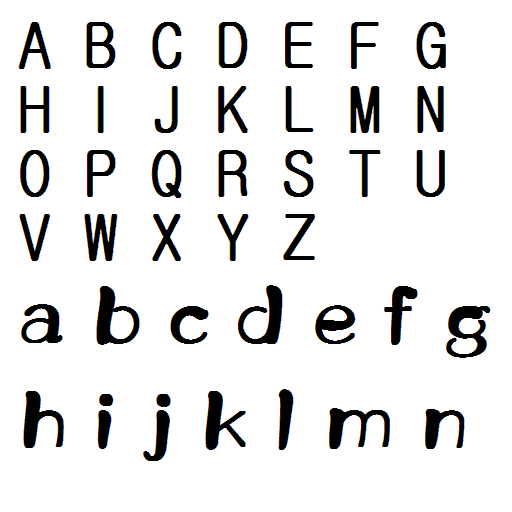
#> input picture img/book/alphabet.bmp, 512 x 512 px, given in place of manchu01.jpg, which was not available
$ python 0612-template-matching-hw.py
#> lines starting #> are read from the running program, lines starting #| are printed output that depends on the picture; long printed decimals are rounded; pictures that were not available may be replaced by others from this repository, and a replacement may not be noted
# 0612.py
import cv2
import numpy as np

src = cv2.imread('manchu01.jpg', cv2.IMREAD_GRAYSCALE)
#> src: shape (512, 512); min 0, max 255, mean 228.8
tmp_K = cv2.imread('manchu01K.jpg', cv2.IMREAD_GRAYSCALE)
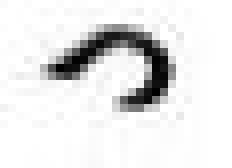
#> input picture course-book/homework/week6/manchu01K.jpg, 29 x 21 px (shown 8 times larger)
#> tmp_K is the input picture: shape (21, 29); min 0, max 255, mean 229.8
tmp_L = cv2.imread('manchu01L.jpg', cv2.IMREAD_GRAYSCALE)
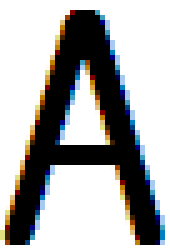
#> input picture img/book/A.bmp, 34 x 50 px, given in place of manchu01L.jpg, which was not available (shown 5 times larger)
#> tmp_L: shape (50, 34); min 0, max 255, mean 169.6
tmp_E = cv2.imread('manchu01E.jpg', cv2.IMREAD_GRAYSCALE)
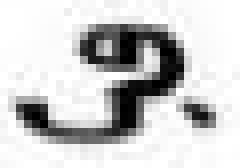
#> input picture course-book/homework/week6/manchu01E.jpg, 30 x 21 px (shown 8 times larger)
#> tmp_E is the input picture: shape (21, 30); min 0, max 255, mean 204.2

# [4 lines of commented-out code are left out]
dst = cv2.cvtColor(src, cv2.COLOR_GRAY2BGR) # Image output

#1
R1 = cv2.matchTemplate(src, tmp_K, cv2.TM_SQDIFF_NORMED)
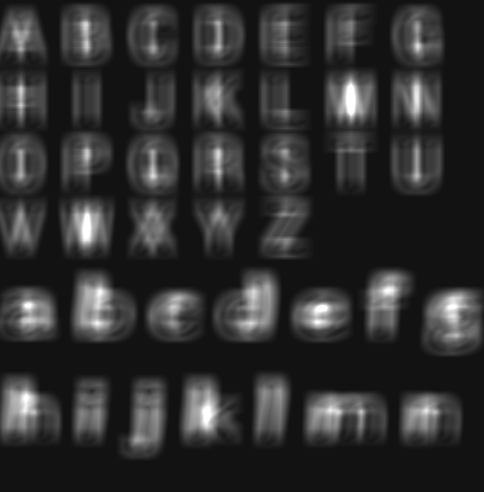
#> R1: shape (492, 484) float32; min 0.0712, max 1, mean 0.187
minVal, _, minLoc, _ = cv2.minMaxLoc(R1)
#> minVal = 0.0712; minLoc = (46, 5)
print('TM_SQDIFF_NORMED: ', minVal, minLoc)
#| TM_SQDIFF_NORMED:  0.07116 (46, 5)

w, h = tmp_K.shape[:2]
#> w = 21; h = 29
cv2.rectangle(dst, minLoc, (minLoc[0] + h, minLoc[1] + w), (255, 0, 0), 2)
#> dst: shape (512, 512, 3); mean B, G, R 228.8, 228.5, 228.5

#2
R2 = cv2.matchTemplate(src, tmp_L, cv2.TM_CCORR_NORMED)
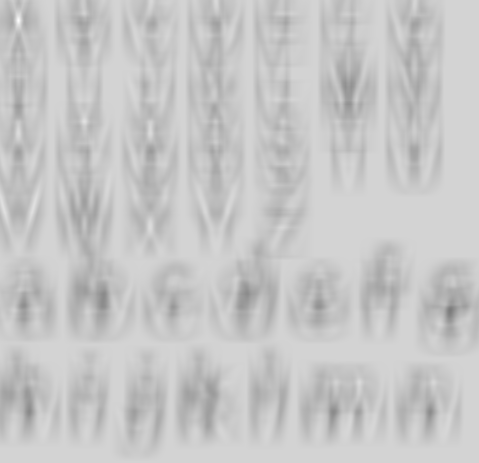
#> R2: shape (463, 479) float32; min 0.486, max 1, mean 0.78
_, maxVal, _, maxLoc = cv2.minMaxLoc(R2)
#> maxVal = 1; maxLoc = (18, 20)
print('TM_CCORR_NORMED: ', maxVal, maxLoc)
#| TM_CCORR_NORMED:  1 (18, 20)

w, h = tmp_L.shape[:2]
#> w = 50; h = 34
cv2.rectangle(dst, maxLoc, (maxLoc[0] + h, maxLoc[1] + w), (0, 255, 0), 2)
#> dst: shape (512, 512, 3); mean B, G, R 228.3, 228.5, 228

#3
R3 = cv2.matchTemplate(src, tmp_E, cv2.TM_CCOEFF_NORMED)
_, maxVal, _, maxLoc = cv2.minMaxLoc(R3)
#> maxVal = 0.557; maxLoc = (143, 443)
print('TM_CCOEFF_NORMED', maxVal, maxLoc)
#| TM_CCOEFF_NORMED 0.5567 (143, 443)

w, h = tmp_E.shape[:2]
#> w = 21; h = 30
cv2.rectangle(dst, maxLoc, (maxLoc[0] + h, maxLoc[1] + w), (0, 0, 255), 2)
#> dst: shape (512, 512, 3); mean B, G, R 228.1, 228.3, 228.1

# Multiple Locations (use threshold)
# https://opencv-python-tutroals.readthedocs.io/en/latest/py_tutorials/py_imgproc/py_template_matching/py_template_matching.html

# Explanation of this code (zip(*loc[::1]))
# https://stackoverflow.com/questions/56449024/explanation-of-a-few-lines-template-matching-in-python-using-opencv

# red for tmp_E
res_E = cv2.matchTemplate(src, tmp_E, cv2.TM_CCOEFF_NORMED)
threshold = 0.8
loc = np.where( res_E >= threshold )
#> loc = (empty array, empty array)
for pt in zip(*loc[::-1]):
  cv2.rectangle(dst, pt, (pt[0] + h, pt[1] + w), (0,0,255), 2)
#> this loop made 0 passes

# green for tmp_L
res_L = cv2.matchTemplate(src, tmp_L, cv2.TM_CCOEFF_NORMED)
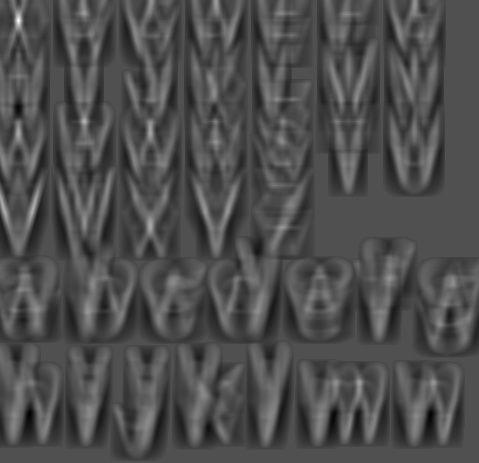
#> res_L: shape (463, 479) float32; min -0.464, max 1, mean -0.0127; drawn with min black and max white
threshold = 0.8
loc = np.where( res_L >= threshold )
#> loc = 11 positions, rows 18 to 22, columns 17 to 19
for pt in zip(*loc[::-1]):
  cv2.rectangle(dst, pt, (pt[0] + h, pt[1] + w), (0,255,0), 2)
#> this loop made 11 passes
#> pt on passes 1 to 11: (18, 18), (17, 19), (18, 19), (19, 19), (17, 20), (18, 20), (19, 20), (17, 21), (18, 21), (19, 21), (18, 22)
#> dst: shape (512, 512, 3); mean B, G, R 227.7, 228.4, 227.8

# blue for tmp_K
res_K = cv2.matchTemplate(src, tmp_K, cv2.TM_CCOEFF_NORMED)
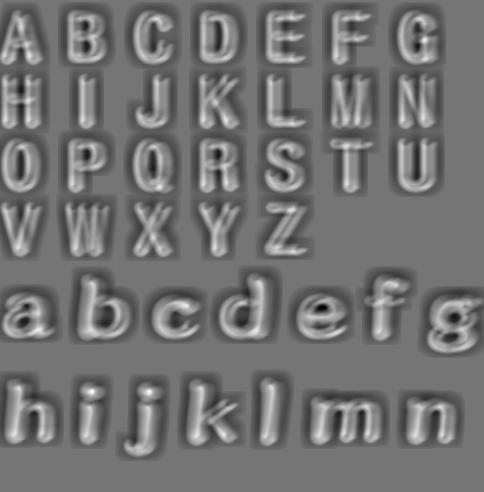
#> res_K: shape (492, 484) float32; min -0.499, max 0.588, mean -0.00851; drawn with min black and max white
threshold = 0.8
loc = np.where( res_K >= threshold )
#> loc = (empty array, empty array)
for pt in zip(*loc[::-1]):
  cv2.rectangle(dst, pt, (pt[0] + h, pt[1] + w), (255,0,0), 2)

cv2.imshow('dst', dst)
cv2.waitKey()
cv2.destroyAllWindows()
